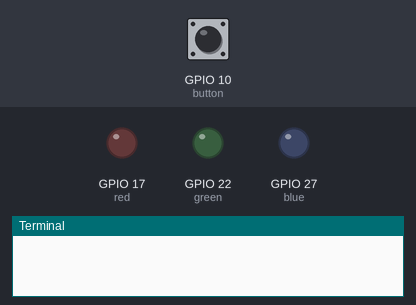
Simulated run of this program. Board: Raspberry Pi (BCM pin numbers). On the bench: output pins drawn as LEDs (lit = HIGH), the last lines printed to the terminal. The inputs (shaded band) are chosen by the test bench; at power-on: GPIO 10 (button) HIGH. Random numbers come from a fixed seed.

Above: at 1.2 s.
1.3 s: GPIO 10 (button) pulled LOW for 0.15 s
At 1.54 s:
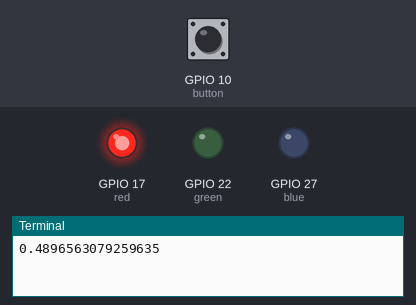
At 2.52 s:
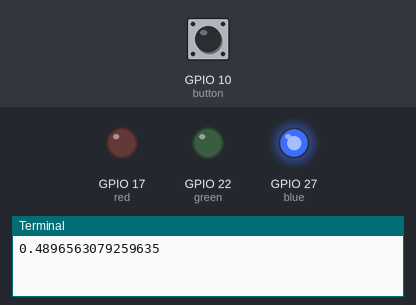
Timing chart, 0 to 10.4 s (numbered marks = the images above; inputs shaded):
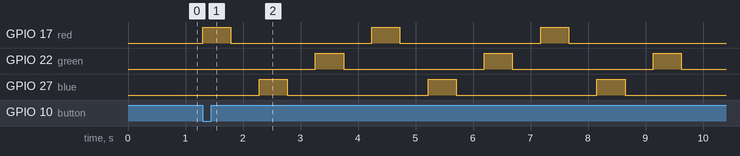

Measured:
- after the input at 1.3 s, GPIO 17 (red): alternates HIGH for 0.49 s and LOW for 2.4 s, starting at once; GPIO 22 (green): alternates HIGH for 0.49 s and LOW for 2.4 s, starting after 2.0 s; GPIO 27 (blue): alternates HIGH for 0.49 s and LOW for 2.4 s, starting after 0.98 s

The program:

sparkles.py
```python
from gpiozero import LED, Button
from time import sleep
from random import uniform
from signal import pause
red = LED(17)
blue = LED(27)
green = LED(22)
button = Button(10)
def sparkles():
    x = uniform(0.1, 3.0)
    print(x)
    for i in range(3):
        red.on()
        sleep(x)
        red.off()
        sleep(x)
        blue.on()
        sleep(x)
        blue.off()
        sleep(x)
        green.on()
        sleep(x)
        green.off()
        sleep(x)

button.when_pressed = sparkles
pause()
```
